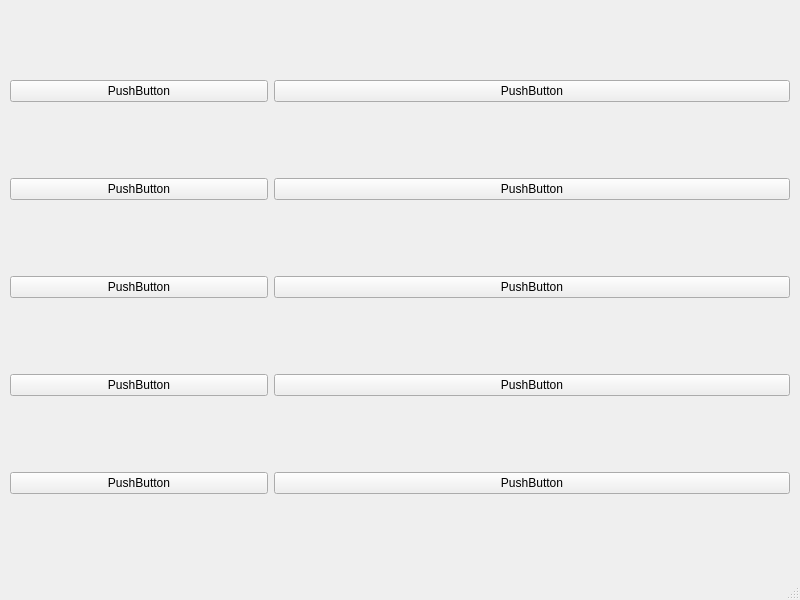
<?xml version="1.0" encoding="UTF-8"?>
<ui version="4.0">
 <class>MainWindow</class>
 <widget class="QMainWindow" name="MainWindow">
  <property name="geometry">
   <rect>
    <x>0</x>
    <y>0</y>
    <width>800</width>
    <height>600</height>
   </rect>
  </property>
  <property name="sizePolicy">
   <sizepolicy hsizetype="Preferred" vsizetype="Preferred">
    <horstretch>0</horstretch>
    <verstretch>0</verstretch>
   </sizepolicy>
  </property>
  <property name="windowTitle">
   <string>MainWindow</string>
  </property>
  <widget class="QWidget" name="centralwidget">
   <property name="sizePolicy">
    <sizepolicy hsizetype="Preferred" vsizetype="Preferred">
     <horstretch>0</horstretch>
     <verstretch>0</verstretch>
    </sizepolicy>
   </property>
   <layout class="QGridLayout" name="gridLayout_2" columnstretch="1,2">
    <property name="leftMargin">
     <number>10</number>
    </property>
    <property name="topMargin">
     <number>10</number>
    </property>
    <property name="rightMargin">
     <number>10</number>
    </property>
    <property name="bottomMargin">
     <number>10</number>
    </property>
    <property name="horizontalSpacing">
     <number>6</number>
    </property>
    <item row="0" column="0">
     <widget class="QPushButton" name="pushButton">
      <property name="text">
       <string>PushButton</string>
      </property>
     </widget>
    </item>
    <item row="3" column="0">
     <widget class="QPushButton" name="pushButton_3">
      <property name="text">
       <string>PushButton</string>
      </property>
     </widget>
    </item>
    <item row="4" column="0">
     <widget class="QPushButton" name="pushButton_2">
      <property name="text">
       <string>PushButton</string>
      </property>
     </widget>
    </item>
    <item row="1" column="0">
     <widget class="QPushButton" name="pushButton_5">
      <property name="text">
       <string>PushButton</string>
      </property>
     </widget>
    </item>
    <item row="2" column="0">
     <widget class="QPushButton" name="pushButton_4">
      <property name="text">
       <string>PushButton</string>
      </property>
     </widget>
    </item>
    <item row="0" column="1">
     <widget class="QPushButton" name="pushButton_6">
      <property name="text">
       <string>PushButton</string>
      </property>
     </widget>
    </item>
    <item row="1" column="1">
     <widget class="QPushButton" name="pushButton_7">
      <property name="text">
       <string>PushButton</string>
      </property>
     </widget>
    </item>
    <item row="2" column="1">
     <widget class="QPushButton" name="pushButton_8">
      <property name="text">
       <string>PushButton</string>
      </property>
     </widget>
    </item>
    <item row="3" column="1">
     <widget class="QPushButton" name="pushButton_9">
      <property name="text">
       <string>PushButton</string>
      </property>
     </widget>
    </item>
    <item row="4" column="1">
     <widget class="QPushButton" name="pushButton_10">
      <property name="text">
       <string>PushButton</string>
      </property>
     </widget>
    </item>
   </layout>
  </widget>
  <widget class="QMenuBar" name="menubar">
   <property name="geometry">
    <rect>
     <x>0</x>
     <y>0</y>
     <width>800</width>
     <height>22</height>
    </rect>
   </property>
  </widget>
  <widget class="QStatusBar" name="statusbar"/>
 </widget>
 <resources/>
 <connections/>
</ui>
